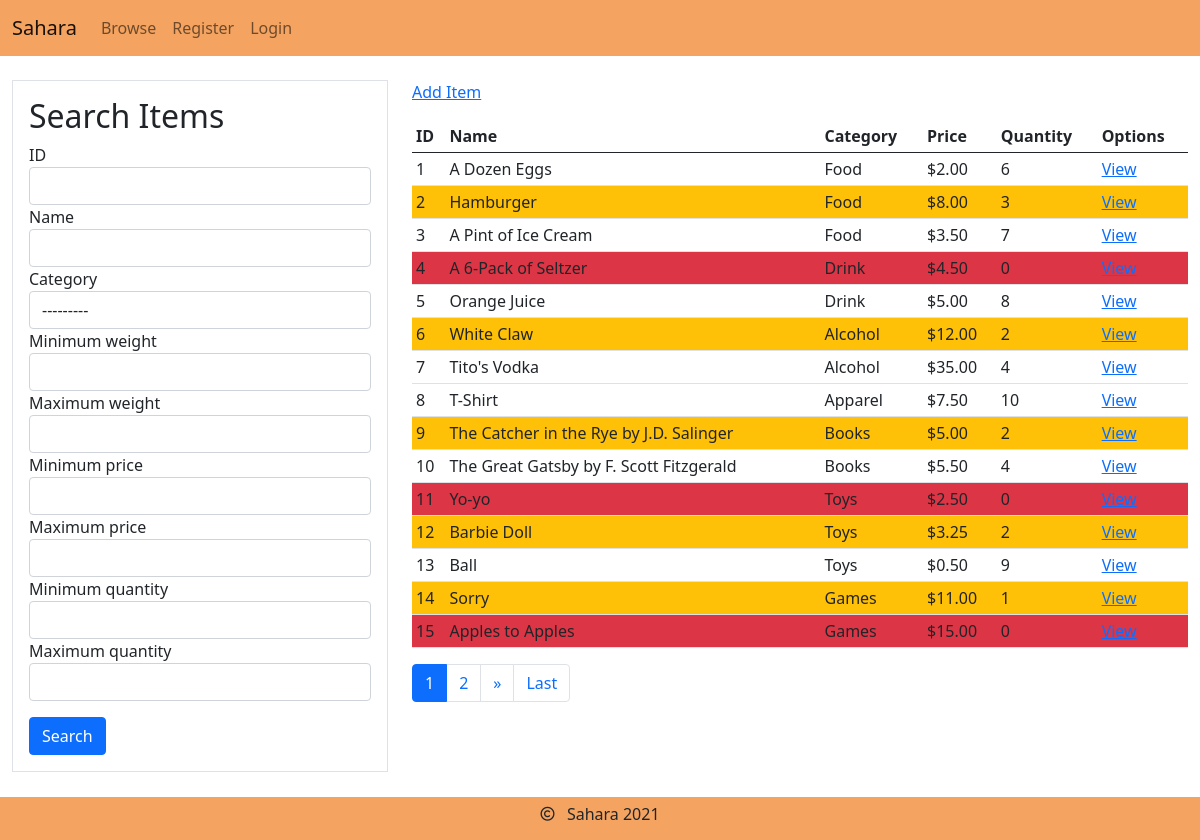
Screenshot of /inventory/ with the database file from the repository.
### inventory/models.py (models this page shows, shortened)
class Category(models.Model):
    name = models.CharField(
        max_length=30,
        null=False,
        unique=True,
        validators=[
            MinLengthValidator(2),
            MaxLengthValidator(30),
            RegexValidator("^[A-Za-z,& ]{3,30}$"),
            ProhibitNullCharactersValidator()
        ]
    )
    description = models.CharField(
        max_length=250,
        null=False,
        validators=[
            MinLengthValidator(1),
            MaxLengthValidator(250),
            RegexValidator(regex="^[^;]{1,250}$", message="Semicolons are not allowed."),
            ProhibitNullCharactersValidator()
        ]
    )
    def __str__(self):
        return f"Category {self.id}: {self.name}"
    class Meta:
        verbose_name_plural = "Categories"
        ordering = ("name",)

class Item(models.Model):
    name = models.CharField(
        max_length=50,
        null=False,
        validators=[
            MinLengthValidator(2),
            MaxLengthValidator(50),
            RegexValidator("^[A-Za-z0-9,'%&:\-\.\(\) ]{2,50}$"),
            ProhibitNullCharactersValidator()
        ]
    )
    weight = models.DecimalField(
        max_digits=6,
        decimal_places=2,
        null=False,
        default=1,
        validators=[
            MinValueValidator(0.01),
            MaxValueValidator(5000)
        ]
    )
    price = models.DecimalField(
        max_digits=7,
        decimal_places=2,
        null=False,
        default=0,
        validators=[
            MinValueValidator(0),
            MaxValueValidator(99_999.99)
        ]
    )
    description = models.CharField(
        max_length=250,
        null=False,
        validators=[
            MinLengthValidator(1),
            MaxLengthValidator(250),
            RegexValidator(regex="^[^;]{1,250}$", message="Semicolons are not allowed."),
            ProhibitNullCharactersValidator()
        ]
    )
    quantity = models.IntegerField(
        null=False,
        default=0,
        validators=[
            MinValueValidator(0),
            MaxValueValidator(100)
        ]
    )
    category = models.ForeignKey(Category, null=True, on_delete=models.SET_NULL)

### inventory/views.py (the view)
# urls.py: path('', views.ItemListView.as_view(), name="item_list"),
class ItemListView(FilterView):
    template_name = "items/list.html"
    context_object_name = "items"
    filterset_class = ItemFilter
    paginate_by = 15
    extra_context = {"title": "List of Items"}

### base/templatetags/urlencoder.py (called while the page is built)
@register.simple_tag
def search_url(field_name, value, urlencode=None):
    url = f"{field_name}={value}"
    if urlencode:
        query_string = "&".join(filter(lambda x: x.split("=")[0] != field_name, urlencode.split("&")))
        if query_string:
            url = query_string + "&" + url
    return "?" + url

### inventory/templates/items/list.html (shortened to what this page needs)
{% extends "base/base.html" %}
{% block content %}
    <div class="row">
        <div class="col-4">
            <div class="container border p-3">
                <h2>Search Items</h2>
                {% include "base/filter_form.html" %}
            </div>
        </div>
        <div class="col-8">
            <a href="{% url 'inventory:item_create' %}">Add Item</a>
            <table class="table table-sm table-hover mt-3">
                <thead>
                    <tr>
                        <td><b>ID</b></td>
                        <td><b>Name</b></td>
                        <td><b>Category</b></td>
                        <td><b>Price</b></td>
                        <td><b>Quantity</b></td>
                        <td><b>Options</b></td>
                    </tr>
                </thead>
                <tbody>
                    {% for item in items %}
                        {% if item.quantity == 0 %}
                            <tr class="bg-danger">
                        {% elif item.quantity <= 3 %}
                            <tr class="bg-warning">
                        {% else %}
                            <tr>
                        {% endif %}
                            <td>{{ item.id }}</td>
                            <td>{{ item.name }}</td>
                            <td>{% firstof item.category.name "N/A" %}</td>
                            <td>${{ item.price }}</td>
                            <td>{{ item.quantity }}</td>
                            <td>
                                <a href="{% url 'inventory:item_detail' item.id %}">View</a>
                            </td>
                        </tr>
                    {% endfor %}
                </tbody>
            </table>
            {% include "base/paginator.html" %}
        </div>
    </div>
{% endblock content %}

### base/templates/base/filter_form.html
{% load crispy_forms_tags %}
<form class="form-horizontal" method="GET">
    <div class="form-group col-xs-4">
        {{ filter.form|crispy }}
    </div>
    <div class="mt-3">
        <button class="btn btn-primary" type="submit">Search</button>
    </div>
</form>

### rows the page displays
Item: id "1", name "A Dozen Eggs", category.name "Food", price "2.00", quantity "6"
Item: id "2", name "Hamburger", category.name "Food", price "8.00", quantity "3"
Item: id "3", name "A Pint of Ice Cream", category.name "Food", price "3.50", quantity "7"
Item: id "4", name "A 6-Pack of Seltzer", category.name "Drink", price "4.50", quantity "0"
Item: id "5", name "Orange Juice", category.name "Drink", price "5.00", quantity "8"
Item: id "6", name "White Claw", category.name "Alcohol", price "12.00", quantity "2"
Item: id "7", name "Tito's Vodka", category.name "Alcohol", price "35.00", quantity "4"
Item: id "8", name "T-Shirt", category.name "Apparel", price "7.50", quantity "10"
Item: id "9", name "The Catcher in the Rye by J.D. Salinger", category.name "Books", price "5.00", quantity "2"
Item: id "10", name "The Great Gatsby by F. Scott Fitzgerald", category.name "Books", price "5.50", quantity "4"
Item: id "11", name "Yo-yo", category.name "Toys", price "2.50", quantity "0"
Item: id "12", name "Barbie Doll", category.name "Toys", price "3.25", quantity "2"
Item: id "13", name "Ball", category.name "Toys", price "0.50", quantity "9"
Item: id "14", name "Sorry", category.name "Games", price "11.00", quantity "1"
Item: id "15", name "Apples to Apples", category.name "Games", price "15.00", quantity "0"

### other values shown
{{ page_number }} "1"
{{ page_number }} "2"
